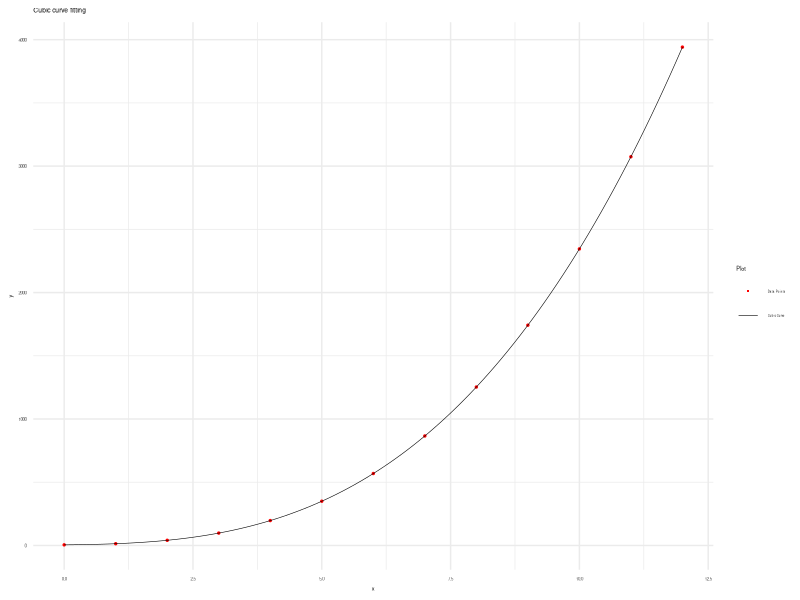

Recreate this plot in R.
library(readr)
library(ggplot2)

# Read data from CSV file
data <- read_csv(
  "series.csv",
  show_col_types = FALSE)

# Extract x_values and y_values
x_values <- data$xs
y_values <- data$ys3

# Curve Fitting Order
order <- 3

# Perform cubic regression using lm()
lm_model <- lm(y_values ~
  poly(x_values, order, raw = TRUE))

# Coefficients
coefficients <- coef(lm_model)

# Reverse order to match output
coefficients <- coefficients[
  length(coefficients):1]

# Print coefficients
cat("Coefficients (a, b, c, d):\n\t",
  coefficients, "\n")

# Generate values for the regression line
x_plot <- seq(
  min(x_values), max(x_values),
  length.out = 100)
y_plot <- predict(
  lm_model,
  newdata = data.frame(x_values = x_plot))

# Create data frame for ggplot2
data <- data.frame(x = x_values, y = y_values)

# Plot using ggplot2
plot <- ggplot(data, aes(x = x, y = y)) +
  geom_point(aes(color="Data Points"), size = 0.5) +
  geom_line(
    data = data.frame(x = x_plot, y = y_plot),
    aes(x, y, color="Cubic Curve"),
    linewidth = 0.2) +
  labs(
    x = "x", y = "y",
    title = "Cubic curve fitting") +
  theme_minimal() +
  theme(legend.position = "right",
        legend.text = element_text(size = 2),
        text = element_text(size = 4)) +
  scale_color_manual(
    name = "Plot",
    breaks = c(
      "Data Points",
      "Cubic Curve"),
    values = c(
      "Data Points"="red",
      "Cubic Curve"="black")) +
  guides(
    color = guide_legend(
      override.aes = list(
        shape = c(16, NA), linetype = c(0, 1)
    )))

# Save plot as PNG
ggsave("16-lm-gg-cubic.png",
  plot, width = 800, height = 400, units = "px")

